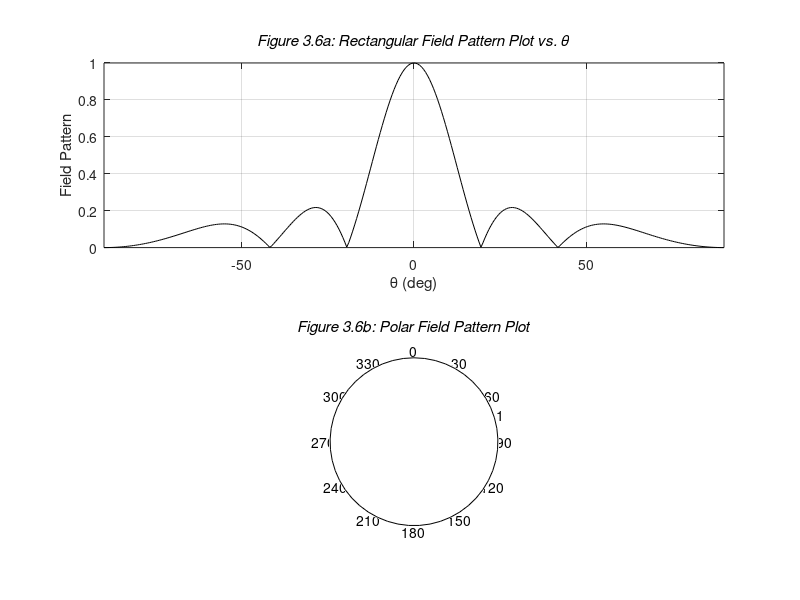

Source code (MATLAB):
%%%%%%%%%%%%%%%%%%%%%%%%%%%%%%%%%%%%%%%%%%%%%%%%%%%%%%%%%%%%%
%%                                                         %%
%% ******************************************************  %%
%% * Smart Antennas for Wireless Applications w/ Matlab *  %%
%% ******************************************************  %%
%%                                                         %%
%% Chapter 3: Fig 3.6 a & b                                %%
%%                                                         %%
%% Author: Frank Gross                                     %%
%% McGraw-Hill, 2005                                       %%
%% Date:  9/3/2004                                         %%
%%                                                         %%
%% This code creates Fig 3.6, a normalized rectangular and %%  
%%     polar plot of one principle plane for a 3-D field   %%
%%     pattern given by the array factor for an N element  %% 
%%     antenna array.                                      %%
%%%%%%%%%%%%%%%%%%%%%%%%%%%%%%%%%%%%%%%%%%%%%%%%%%%%%%%%%%%%%      

%%------------------- Define Variables:--------------------%%
% N - number of antenna elements in array                   %
% d - separation distance of antenna elements               %
% theta - angle (rad)                                       %
% AF - array factor for uniform linear antenna array        %
%%---------------------------------------------------------%%

%%--------------------- Given Values ----------------------%%

N = 12;
d = 0.25;
theta = -pi/2:.01:pi/2;  % array factors are typically plotted 
                         %    over this range.

%%------------ Define Array Factor of antenna array -------%%

AF = abs(sin(N*pi*d*sin(theta))./(N*(pi*d*sin(theta))));

%%--------------------- Plot Results ----------------------%%

figure

% Rectangular Plot  

subplot(211)
plot(theta*180/pi,AF,'k')
title('\bf\itFigure 3.6a: Rectangular Field Pattern Plot vs. \theta')
xlabel('\theta (deg)')
ylabel('Field Pattern')
axis([-90 90 0 1])
grid on

% Polar Plot

subplot(212)
polar(theta,AF,'k')
title('\bf\itFigure 3.6b: Polar Field Pattern Plot')
view(90,-90)